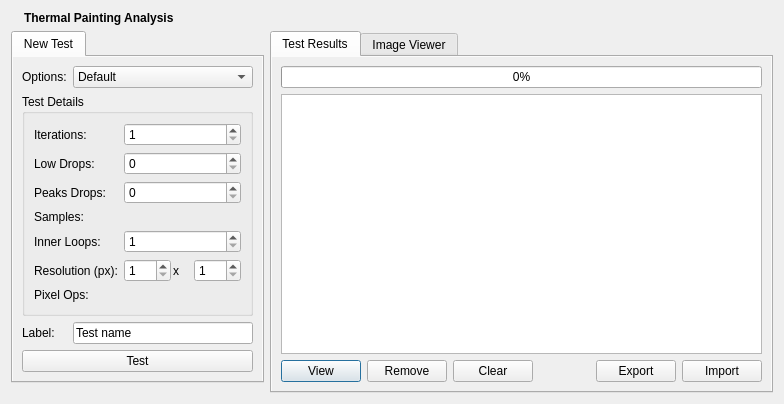
<?xml version="1.0" encoding="UTF-8"?>
<ui version="4.0">
 <author>Enrico Ros</author>
 <class>ThermalPanel</class>
 <widget class="QWidget" name="ThermalPanel">
  <property name="geometry">
   <rect>
    <x>0</x>
    <y>0</y>
    <width>784</width>
    <height>404</height>
   </rect>
  </property>
  <layout class="QGridLayout" name="gridLayout_2">
   <item row="1" column="0">
    <widget class="QTabWidget" name="newTestGroup">
     <property name="sizePolicy">
      <sizepolicy hsizetype="Preferred" vsizetype="Fixed">
       <horstretch>0</horstretch>
       <verstretch>0</verstretch>
      </sizepolicy>
     </property>
     <widget class="QWidget" name="newTestPage1">
      <property name="autoFillBackground">
       <bool>true</bool>
      </property>
      <attribute name="title">
       <string>New Test</string>
      </attribute>
      <layout class="QGridLayout" name="gridLayout">
       <item row="0" column="0">
        <widget class="QLabel" name="label_6">
         <property name="text">
          <string>Options:</string>
         </property>
        </widget>
       </item>
       <item row="0" column="1">
        <widget class="QComboBox" name="presetCombo">
         <property name="currentIndex">
          <number>1</number>
         </property>
         <item>
          <property name="text">
           <string>Fast</string>
          </property>
         </item>
         <item>
          <property name="text">
           <string>Default</string>
          </property>
         </item>
         <item>
          <property name="text">
           <string>Accurate (slow)</string>
          </property>
         </item>
         <item>
          <property name="text">
           <string>High Resolution (very slow)</string>
          </property>
         </item>
         <item>
          <property name="text">
           <string>Custom</string>
          </property>
         </item>
        </widget>
       </item>
       <item row="1" column="0" colspan="2">
        <widget class="QGroupBox" name="groupBox">
         <property name="title">
          <string>Test Details</string>
         </property>
         <layout class="QFormLayout" name="formLayout">
          <item row="0" column="0">
           <widget class="QLabel" name="label">
            <property name="text">
             <string>Iterations:</string>
            </property>
           </widget>
          </item>
          <item row="0" column="1">
           <widget class="QSpinBox" name="passesBox">
            <property name="minimum">
             <number>1</number>
            </property>
            <property name="maximum">
             <number>10</number>
            </property>
           </widget>
          </item>
          <item row="1" column="0">
           <widget class="QLabel" name="label_2">
            <property name="text">
             <string>Low Drops:</string>
            </property>
           </widget>
          </item>
          <item row="1" column="1">
           <widget class="QSpinBox" name="lowBox">
            <property name="maximum">
             <number>9</number>
            </property>
           </widget>
          </item>
          <item row="2" column="0">
           <widget class="QLabel" name="label_3">
            <property name="text">
             <string>Peaks Drops:</string>
            </property>
           </widget>
          </item>
          <item row="2" column="1">
           <widget class="QSpinBox" name="highBox">
            <property name="maximum">
             <number>9</number>
            </property>
           </widget>
          </item>
          <item row="3" column="0">
           <widget class="QLabel" name="samplesLabel">
            <property name="text">
             <string>Samples:</string>
            </property>
           </widget>
          </item>
          <item row="3" column="1">
           <widget class="QLabel" name="samplesBox">
            <property name="text">
             <string notr="true"/>
            </property>
           </widget>
          </item>
          <item row="4" column="0">
           <widget class="QLabel" name="label_4">
            <property name="text">
             <string>Inner Loops:</string>
            </property>
           </widget>
          </item>
          <item row="4" column="1">
           <widget class="QSpinBox" name="innerBox">
            <property name="minimum">
             <number>1</number>
            </property>
            <property name="maximum">
             <number>50</number>
            </property>
           </widget>
          </item>
          <item row="5" column="0">
           <widget class="QLabel" name="label_5">
            <property name="text">
             <string>Resolution (px):</string>
            </property>
           </widget>
          </item>
          <item row="5" column="1">
           <layout class="QHBoxLayout" name="horizontalLayout_2">
            <property name="spacing">
             <number>2</number>
            </property>
            <item>
             <widget class="QSpinBox" name="widthBox">
              <property name="minimum">
               <number>1</number>
              </property>
              <property name="maximum">
               <number>500</number>
              </property>
             </widget>
            </item>
            <item>
             <widget class="QLabel" name="label_7">
              <property name="text">
               <string>x</string>
              </property>
             </widget>
            </item>
            <item>
             <widget class="QSpinBox" name="heightBox">
              <property name="minimum">
               <number>1</number>
              </property>
              <property name="maximum">
               <number>500</number>
              </property>
             </widget>
            </item>
           </layout>
          </item>
          <item row="6" column="0">
           <widget class="QLabel" name="popsLabel">
            <property name="text">
             <string>Pixel Ops:</string>
            </property>
           </widget>
          </item>
          <item row="6" column="1">
           <widget class="QLabel" name="popsBox">
            <property name="text">
             <string notr="true"/>
            </property>
           </widget>
          </item>
         </layout>
        </widget>
       </item>
       <item row="2" column="0">
        <widget class="QLabel" name="popsLabel_2">
         <property name="text">
          <string>Label:</string>
         </property>
        </widget>
       </item>
       <item row="2" column="1">
        <widget class="QLineEdit" name="testNameLabel">
         <property name="text">
          <string notr="true">Test name</string>
         </property>
        </widget>
       </item>
       <item row="3" column="0" colspan="2">
        <widget class="QPushButton" name="runButton">
         <property name="sizePolicy">
          <sizepolicy hsizetype="MinimumExpanding" vsizetype="Fixed">
           <horstretch>0</horstretch>
           <verstretch>0</verstretch>
          </sizepolicy>
         </property>
         <property name="text">
          <string>Test</string>
         </property>
         <property name="icon">
          <iconset resource="../nokiaqtframework.qrc">
           <normaloff>:/inspector/painting/menu-thermal.png</normaloff>:/inspector/painting/menu-thermal.png</iconset>
         </property>
        </widget>
       </item>
      </layout>
     </widget>
    </widget>
   </item>
   <item row="1" column="1" rowspan="2">
    <widget class="QTabWidget" name="resultsTabWidget">
     <property name="sizePolicy">
      <sizepolicy hsizetype="MinimumExpanding" vsizetype="Expanding">
       <horstretch>0</horstretch>
       <verstretch>0</verstretch>
      </sizepolicy>
     </property>
     <property name="currentIndex">
      <number>0</number>
     </property>
     <widget class="QWidget" name="resultsPage">
      <property name="autoFillBackground">
       <bool>true</bool>
      </property>
      <attribute name="title">
       <string>Test Results</string>
      </attribute>
      <layout class="QVBoxLayout" name="verticalLayout_3">
       <item>
        <widget class="QProgressBar" name="ptProgress">
         <property name="value">
          <number>0</number>
         </property>
        </widget>
       </item>
       <item>
        <widget class="QListView" name="resultsView">
         <property name="editTriggers">
          <set>QAbstractItemView::NoEditTriggers</set>
         </property>
         <property name="selectionMode">
          <enum>QAbstractItemView::ExtendedSelection</enum>
         </property>
         <property name="verticalScrollMode">
          <enum>QAbstractItemView::ScrollPerPixel</enum>
         </property>
         <property name="selectionRectVisible">
          <bool>true</bool>
         </property>
        </widget>
       </item>
       <item>
        <layout class="QHBoxLayout" name="horizontalLayout_3">
         <item>
          <widget class="QPushButton" name="viewButton">
           <property name="text">
            <string>View</string>
           </property>
           <property name="default">
            <bool>true</bool>
           </property>
          </widget>
         </item>
         <item>
          <widget class="QPushButton" name="removeButton">
           <property name="text">
            <string>Remove</string>
           </property>
          </widget>
         </item>
         <item>
          <widget class="QPushButton" name="clearButton">
           <property name="text">
            <string>Clear</string>
           </property>
          </widget>
         </item>
         <item>
          <spacer name="horizontalSpacer">
           <property name="orientation">
            <enum>Qt::Horizontal</enum>
           </property>
           <property name="sizeHint" stdset="0">
            <size>
             <width>40</width>
             <height>20</height>
            </size>
           </property>
          </spacer>
         </item>
         <item>
          <widget class="QPushButton" name="exportButton">
           <property name="text">
            <string>Export</string>
           </property>
          </widget>
         </item>
         <item>
          <widget class="QPushButton" name="importButton">
           <property name="text">
            <string>Import</string>
           </property>
          </widget>
         </item>
        </layout>
       </item>
      </layout>
     </widget>
     <widget class="QWidget" name="imagePage">
      <property name="autoFillBackground">
       <bool>true</bool>
      </property>
      <attribute name="title">
       <string>Image Viewer</string>
      </attribute>
      <layout class="QVBoxLayout" name="verticalLayout">
       <item>
        <widget class="QLabel" name="imageLabel"/>
       </item>
       <item>
        <widget class="QScrollArea" name="imageScrollArea">
         <property name="widgetResizable">
          <bool>true</bool>
         </property>
         <widget class="QWidget" name="scrollAreaWidgetContents">
          <property name="geometry">
           <rect>
            <x>0</x>
            <y>0</y>
            <width>94</width>
            <height>24</height>
           </rect>
          </property>
         </widget>
        </widget>
       </item>
      </layout>
     </widget>
    </widget>
   </item>
   <item row="2" column="0">
    <spacer name="verticalSpacer">
     <property name="orientation">
      <enum>Qt::Vertical</enum>
     </property>
     <property name="sizeHint" stdset="0">
      <size>
       <width>20</width>
       <height>40</height>
      </size>
     </property>
    </spacer>
   </item>
   <item row="0" column="0" colspan="2">
    <layout class="QHBoxLayout" name="horizontalLayout">
     <item>
      <widget class="QLabel" name="iconLabel">
       <property name="sizePolicy">
        <sizepolicy hsizetype="Fixed" vsizetype="Fixed">
         <horstretch>0</horstretch>
         <verstretch>0</verstretch>
        </sizepolicy>
       </property>
       <property name="pixmap">
        <pixmap resource="../nokiaqtframework.qrc">:/inspector/painting/menu-thermal.png</pixmap>
       </property>
      </widget>
     </item>
     <item>
      <widget class="QLabel" name="titleLabel">
       <property name="sizePolicy">
        <sizepolicy hsizetype="Preferred" vsizetype="Fixed">
         <horstretch>0</horstretch>
         <verstretch>0</verstretch>
        </sizepolicy>
       </property>
       <property name="text">
        <string>&lt;b&gt;Thermal Painting Analysis&lt;/b&gt;</string>
       </property>
      </widget>
     </item>
    </layout>
   </item>
  </layout>
 </widget>
 <resources>
  <include location="../nokiaqtframework.qrc"/>
 </resources>
 <connections/>
</ui>
